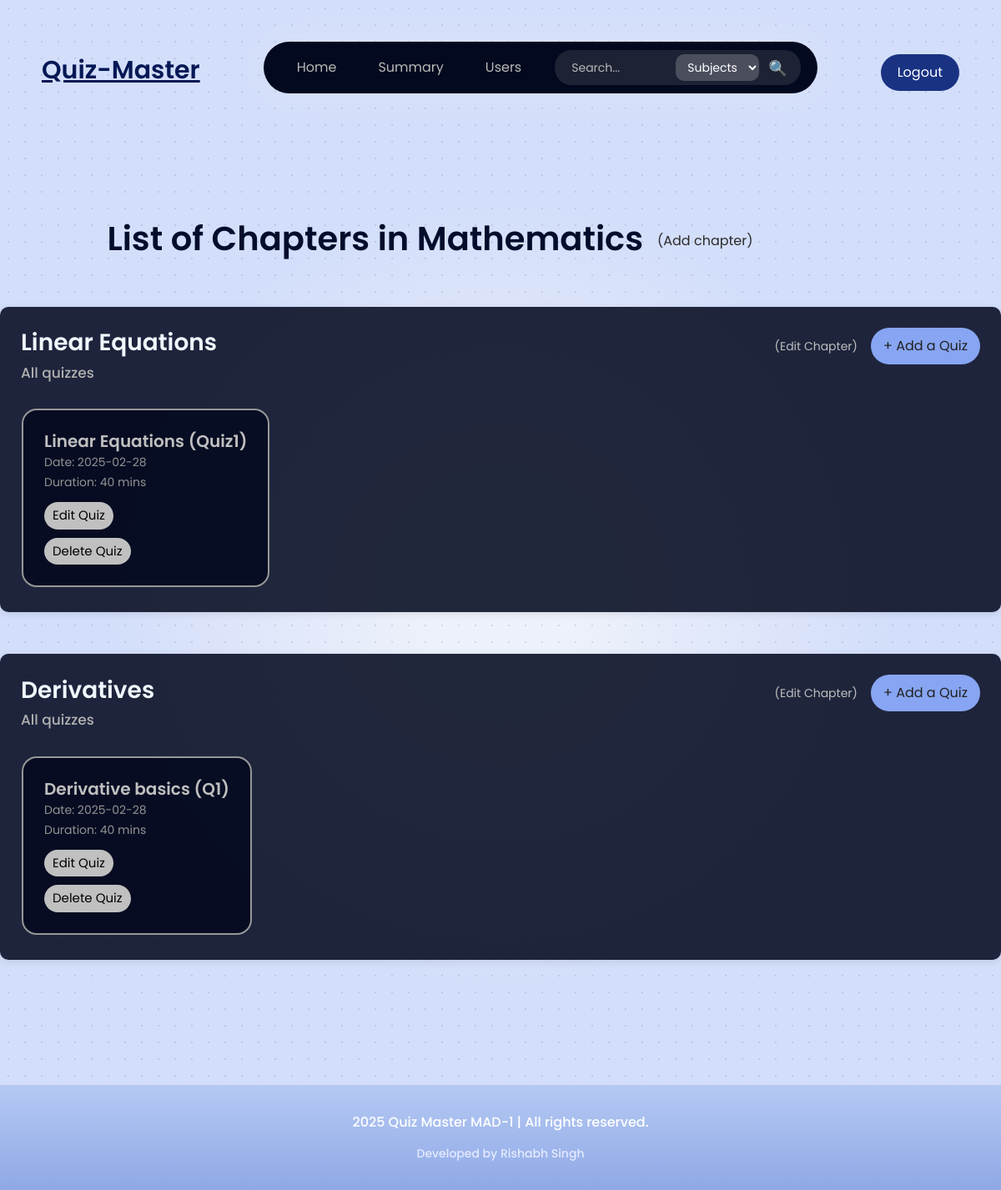
The app's page /admin/subject/1/chapters_list with its own data.
### models/models.py (models this page shows, shortened)
class Subjects(db.Model):
    __tablename__ = 'subjects'
    id = db.Column(db.Integer, primary_key=True)
    name = db.Column(db.String(100), unique=True, nullable=False)
    description = db.Column(db.Text, nullable=True)

class Chapter(db.Model):
    __tablename__ = 'chapters'
    id = db.Column(db.Integer, primary_key=True)
    subject_id = db.Column(db.Integer, db.ForeignKey('subjects.id'), nullable=False)
    name = db.Column(db.String(100), nullable=False)
    description = db.Column(db.Text, nullable=True)

class Quiz(db.Model):
    __tablename__ = 'quizzes'
    id = db.Column(db.Integer, primary_key=True)
    subject_id = db.Column(db.Integer, db.ForeignKey('subjects.id'), nullable=False)
    chapter_id = db.Column(db.Integer, db.ForeignKey('chapters.id'), nullable=False)
    date_of_quiz = db.Column(db.Date, nullable=False)
    time_duration = db.Column(db.Integer, nullable=False)
    remarks = db.Column(db.Text, nullable=True)

### app.py (the view)
@app.route('/admin/subject/<int:subject_id>/chapters_list', methods=['GET'])
def chapters_list(subject_id):
    subject = Subjects.query.get(subject_id)
    if not subject:
        return "Subject not found", 404
    search_query = request.args.get('q', '').strip()
    chapters = Chapter.query.filter_by(subject_id=subject_id).all()
    quizzes_with_chapters = []
    for chapter in chapters:
        if search_query:
            quizzes = Quiz.query.filter(Quiz.chapter_id == chapter.id, Quiz.remarks.ilike(f"%{search_query}%")).all()
        else:
            quizzes = Quiz.query.filter_by(chapter_id=chapter.id).all()
        if quizzes or not search_query:
            quizzes_with_chapters.append({
                'chapter': chapter,
                'quiz': quizzes
            })
    return render_template('chapters_list.html', arr_quiz=quizzes_with_chapters, subject=subject, search_query=search_query)

### templates/chapters_list.html (shortened to what this page needs)
<!DOCTYPE html>
<html lang="en">
<head>
    <link rel="stylesheet" href="{{ url_for('static', filename='styles.css') }}">
</head>
<body class='page_look'>
    {%include 'navbar.html'%}
    <div>
        <div style="display:flex;">
        <h1
            style="text-align: left;margin-left: 10.7%; margin-top: 0px;color: #020d2c;font-weight: 600; font-family: 'Poppins', sans-serif;">
            List of Chapters in {{ subject.name }}</h1>
        <a href="{{ url_for('render_addchapter', subject_id=subject.id)}}"
            style="color: rgb(42, 42, 42); border-radius: 15px; position: relative;text-decoration: none;margin-top: 15px;margin-left: 17px;">
            (Add chapter)
        </a>
        </div>
        {% if arr_quiz %}
        <div>
            {% for item in arr_quiz %}
            <div class="chapter-card">
                <div class="chapter-header">
                    <h3 style="font-weight: 600; color: aliceblue;">{{ item.chapter.name }}</h3>
                    <div style="display: flex; gap: 10px;">
                        <a href="{{ url_for('redirect_edit_chapter', chapter_id = item.chapter.id) }}">
                            <button type="button"
                                style="text-decoration: none; color: rgb(191, 191, 191);background: none; border: none;font-size: 14px;margin-top: 11px;">
                                (Edit Chapter)
                            </button>
                        </a>
                        <a href="{{ url_for('create_quiz', subject_id=subject.id, chapter_id = item.chapter.id) }}">
                            <button type="button" class="add-quiz-btn">
                                + Add a Quiz
                            </button>
                        </a>
                    </div>
                </div>
                <h4 style="color: rgb(177, 177, 177);font-size: 17px;">All quizzes</h4>
                {% if item.quiz %}
                <div>
                    <div class="quiz-container" style="padding: 5px 1px;">
                        {% for quiz in item.quiz %}
                        <div class="quiz-card">
                            <a href="{{ url_for('quiz_questions', quiz_id = quiz.id) }}"
                                class="card-link">
                                <h5 style="font-weight: 550;">{{ quiz.remarks }}</h5>
                                <p>Date: {{ quiz.date_of_quiz }}</p>
                                <p>Duration: {{ quiz.time_duration }} mins</p>
                            </a>
                            <a
                                href="{{ url_for('redirect_edit_quiz', subject_id=subject.id, chapter_id=item.chapter.id, quiz_id=quiz.id) }}">
                                <button type="button"
                                    style="background-color: #c0c0c0; margin-top: 10px; color: rgb(0, 0, 0); border: none; font-size: 15px; padding: 5px 10px; border-radius: 35px; cursor: pointer;">
                                    Edit Quiz
                                </button>
                            </a>
                            <form
                                action="{{ url_for('delete_quiz', subject_id=subject.id, chapter_id=item.chapter.id, quiz_id=quiz.id) }}"
                                method="POST">
                                <button type="submit"
                                    style="background-color: #c0c0c0;margin-top: 10px; color: rgb(0, 0, 0);border: none; font-size: 15px; padding: 5px 10px; border-radius: 35px; cursor: pointer;">
                                    Delete Quiz
                                </button>
                            </form>
                        </div>
                        {% endfor %}
                    </div>
                </div>
                {% else %}
                <p style="color: whitesmoke; font-family: 'Poppins', sans-serif;">No quizzes available for this chapter.
                </p>
                {% endif %}
            </div>
            {% endfor %}
        </div>
        {% else %}
        <p style="color: #37497d; text-align: center; margin-top: 30px; font-family: 'Poppins', sans-serif;">No chapters
            available.</p>
        {% endif %}
    </div>
    {%include 'footer.html'%}
</body>
</html>

### static/styles.css (style rules this page uses)
.page_look { background: radial-gradient(circle, rgba(0, 0, 0, 0.1) 1px, transparent 1px) 0 0 / 20px 20px, radial-gradient(circle, #edf1fa 10%, #d3defa 50%); font-family: 'Poppins', sans-serif; margin: 0; padding: 0; }
.card-link { text-decoration: none; color: inherit; }
.chapter-card { border: 0px solid #ddd; background-color: rgb(33, 33, 33); border-radius: 10px; padding: 25px; margin: 50px 0; display: flex; flex-direction: column; box-shadow: 0px 2px 10px rgba(0, 0, 0, 0.1) }
.chapter-header { display: flex; justify-content: space-between; align-items: center; }
.quiz-card { margin: 0; border: 2px solid rgb(151, 151, 151); border-radius: 18px; padding: 20px; }
.quiz-container { display: flex; gap: 50px; background-color: rgb(247, 247, 237); padding: 5px, 5px; margin-top: 20px; border: 0px solid rgb(206, 206, 206); border-radius: 25px; padding: 20px; }
.quiz-card p { margin-bottom: 3px; color: #616161; font-size: 14px; }
.card-link { color: black; text-decoration: none; }
.chapter-card { border: 0px solid #ddd; background-color: #03091edd; border-radius: 10px; padding: 25px; margin: 50px 0; display: flex; width: auto; max-width: 1200px; flex-direction: column; margin: 50px auto; box-shadow: 0px 2px 10px rgba(0, 0, 0, 0.1) }
.add-quiz-btn { background-color: #87a5f2; color: rgb(33, 33, 33); border: none; padding: 10px 15px; font-size: 16px; border-radius: 25px; cursor: pointer; transition: background-color 0.3s ease; }
.quiz-card { background-color: #03091ed8; margin: 0; border-radius: 18px; padding: 25px; }
.quiz-container { display: flex; gap: 50px; background-color: rgb(33, 33, 33, 0.0); border-color: black; padding: 5px, 5px; margin-top: 20px; border: 0px solid rgb(206, 206, 206); border-radius: 25px; padding: 20px; }
.quiz-card p { margin-bottom: 3px; color: #939393; font-size: 14px; }
.quiz-card h5 { margin-bottom: 3px; color: #bfbfbf; }

### records on screen
Subjects: name "Mathematics"
Chapter: chapter.name "Linear Equations"
Quiz: remarks "Linear Equations (Quiz1)", date_of_quiz "2025-02-28", time_duration "40"
Chapter: chapter.name "Derivatives"
Quiz: remarks "Derivative basics (Q1)", date_of_quiz "2025-02-28", time_duration "40"
